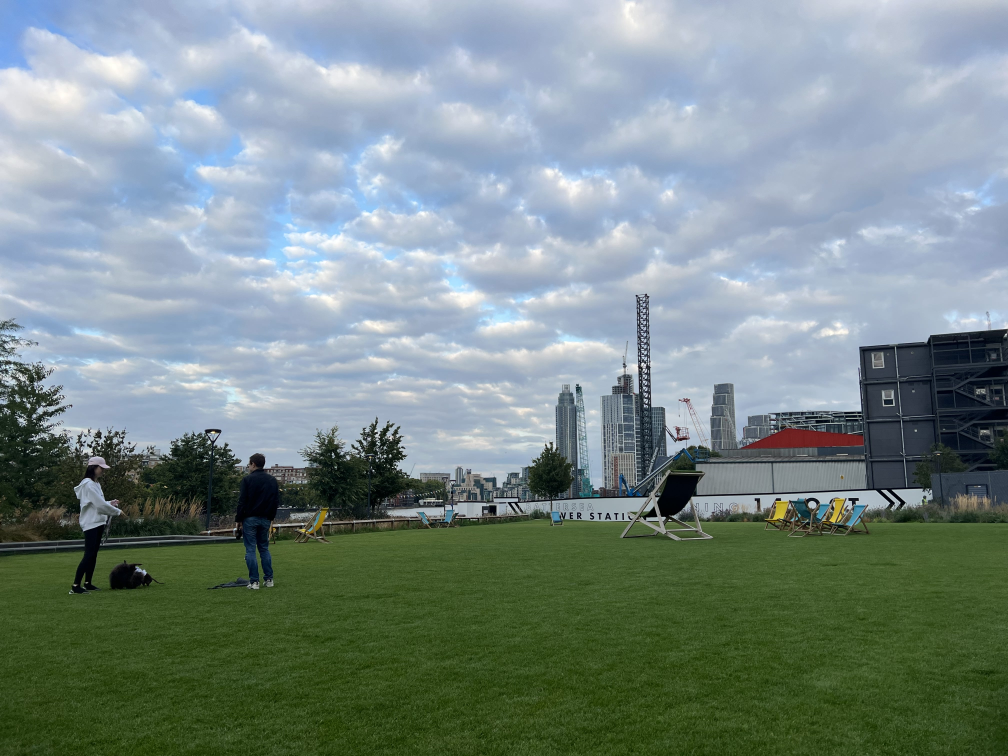
#> input picture ex3/img2.jpg, 4032 x 3024 px (shown at 1/4 size)
$ jupyter execute --allow-errors ex3.ipynb
#> lines starting #> are read from the running program, lines starting #| are printed output that depends on the picture; after the words box and inside, x2 and y2 are one past the last pixel; in counts of white or black regions, pixels touching at a corner belong together
# Dynamics, Networks and Computation 67562

# Exercise 3

*Gal Cesana 318510633*

## hopfield_sim_helper_functions

[cell 1]
from PIL import Image
import numpy as np

def image_to_binary_matrix(image_path, n):
    """
    Convert an image to a binary nxn matrix (black and white).

    Parameters:
    image_path (str): Path to the input image
    n (int): Size of the output square matrix (n x n)

    Returns:
    numpy.ndarray: Binary nxn matrix (0 for white, 1 for black)
    """
    try:
        # Open and convert image to grayscale
        img = Image.open(image_path).convert('L')

        # Resize image to nxn while maintaining aspect ratio
        img = img.resize((n, n), Image.Resampling.LANCZOS)

        # Convert image to numpy array
        img_array = np.array(img)

        # Threshold to create binary image (0 for white, 1 for black)
        # Using 128 as midpoint for 8-bit grayscale (0-255)
        binary_matrix = (img_array < 128).astype(int)

        return binary_matrix

    except FileNotFoundError:
        print(f"Error: Image file not found at {image_path}")
        return None
    except Exception as e:
        print(f"Error processing image: {str(e)}")
        return None


# [40 lines left out: function binary_matrix_to_image, not called in this run]

## Section 2: Hopfield Networks

### 2.1 Planting Memories in a Network and 2.2 Stochastic Update

[cell 2]
import numpy as np

class HopfieldNetwork:
    '''Hopfield Network with deterministic and stochastic update rules.'''
    def __init__(self, patterns):
        # patterns: list of binary ma trices (values 0 or 1) shape (n,n)
        self.patterns = [self._to_sign(p.flatten()) for p in patterns]
        self.N = self.patterns[0].size
        self.n = patterns[0].shape[0]
        self.W = self._create_weight_matrix(self.patterns)

    def _to_sign(self, x):
        # convert binary {0,1} to spin {-1,+1}
        return np.where(x==1, 1, -1)

    # [7 lines left out: function _create_weight_matrix, not called in this run]

    def energy(self, state):
        return -0.5 * state @ self.W @ state

    # [38 lines left out: functions deterministic_update, converge, stochastic_update, run_stochastic, apply_local_fields, not called in this run]

[cell 3]
# Load two example images
n = 16
img1 = image_to_binary_matrix('img1.jpg', n)
img2 = image_to_binary_matrix('img2.jpg', n)
#> call 2 of image_to_binary_matrix, with image_path = 'img2.jpg', n = 16
#> (the rest of this cell did not finish here and is left out)

#### 2.1 Planting Memories in a Network

Yes, the weight matrix successfully stores the two images as attractors. The network reliably converged from random initial conditions, meaning the system correctly retrieves one of the stored memories most of the time.

#### 2.2 Stochastic Update

At low β (high temperature), the system is highly random and fails to converge to a memory.
At higher β, the updates become more deterministic, and the system reliably converges to stored memories.
Thus, **β controls the tradeoff between exploration and convergence**: higher β improves retrieval quality.

### 2.3 Multiple Memories

[cell 4]
import matplotlib.pyplot as plt

image_files = ['img1.jpg','img2.jpg','img3.jpg','img4.jpg','img5.jpg','img6.png']


# Increase n for the bonus question
n = 16
patterns = [image_to_binary_matrix(path, n) for path in image_files]
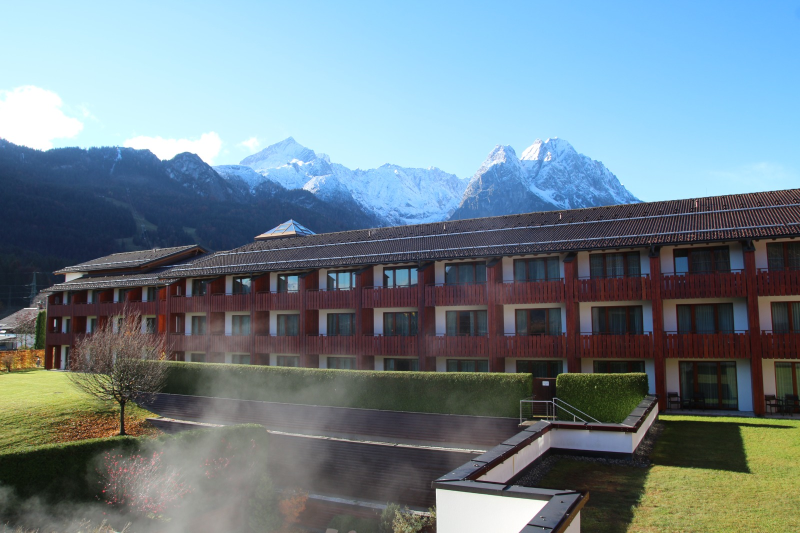
#> input picture ex3/img3.jpg, 1600 x 1066 px (shown at 1/2 size)
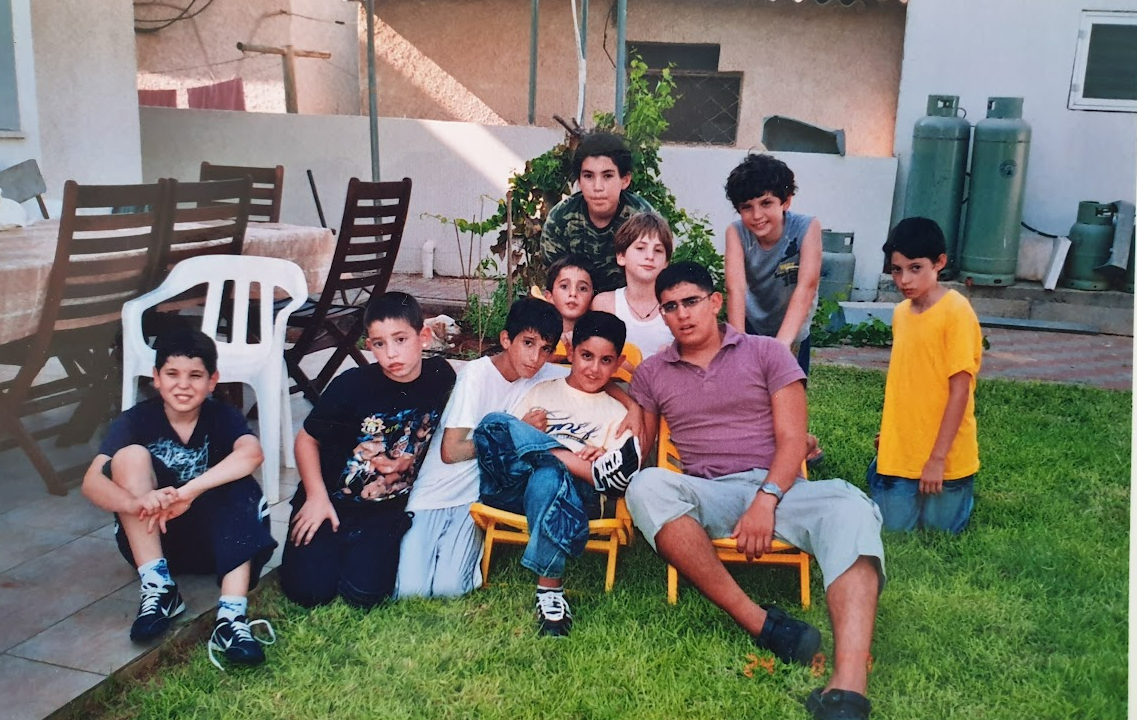
#> input picture ex3/img6.png, 1137 x 720 px
#> in image_to_binary_matrix (call 8), `img = Image.open(image_path).convert('L')`:
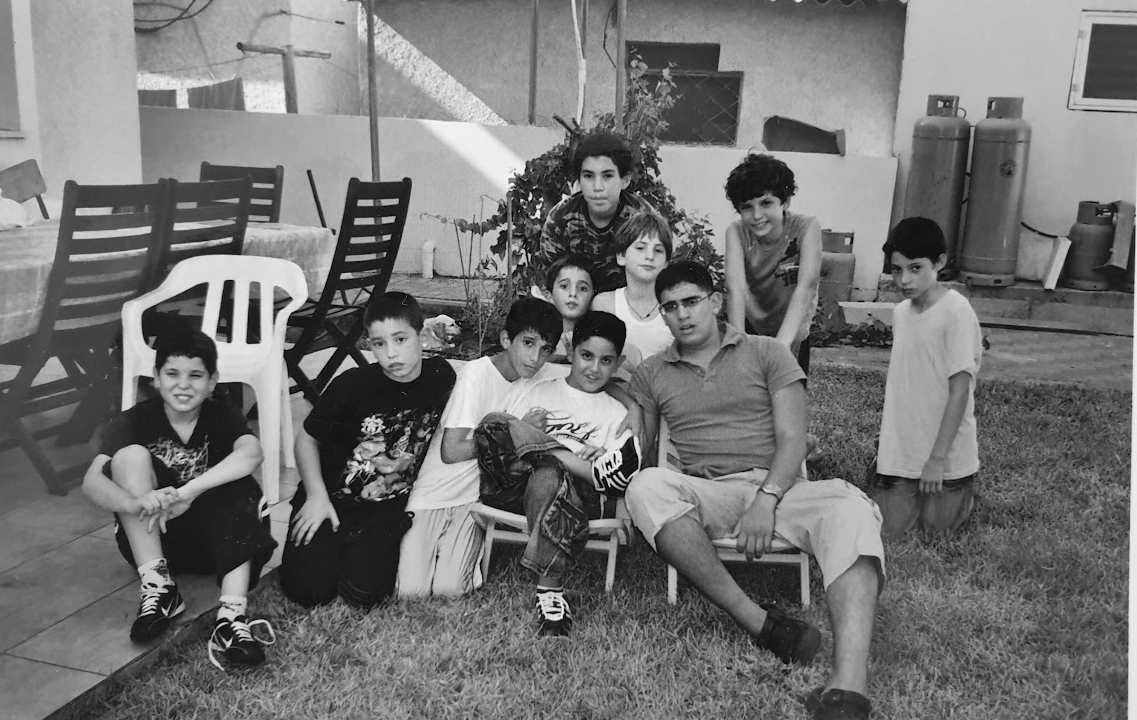
#> img: PIL image 1137x720 L; min 0, max 250, mean 116.5
#> in image_to_binary_matrix (call 8), `img = img.resize((n, n), Image.Resampling.LANCZOS)`:
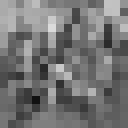
#> img: PIL image 16x16 L (shown 8 times larger); min 17, max 219, mean 116.4
#> patterns = 6 items
print(f"Loaded {len(patterns)} images as patterns (n={n})")
#| Loaded 6 images as patterns (n=16)

# Test retrieval for varying P
trials = 20
pattern_counts = list(range(2, len(patterns)+1))
#> pattern_counts = [2, 3, 4, 5, 6]
success_rates = []
#> (the rest of this cell did not finish here and is left out)

[cell 5]
import matplotlib.pyplot as plt

image_files = ['img1.jpg','img2.jpg','img3.jpg','img4.jpg','img5.jpg','img6.png']


# Increase n for the bonus question
n = 32
patterns = [image_to_binary_matrix(path, n) for path in image_files]
#> in image_to_binary_matrix (call 10), `binary_matrix = (img_array < 128).astype(int)`:
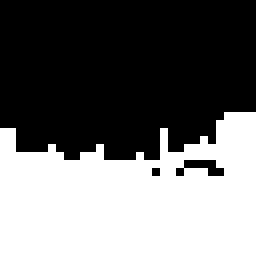
#> binary_matrix: shape (32, 32) int64 (shown 8 times larger); values 0 (black) and 1 (white), 43% white; 1 white region, box (x1, y1, x2, y2) and area: (0, 14, 32, 32) 440
#> in image_to_binary_matrix (call 11), `img = img.resize((n, n), Image.Resampling.LANCZOS)`:
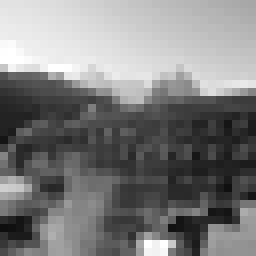
#> img: PIL image 32x32 L (shown 8 times larger); min 14, max 255, mean 125.3
#> in image_to_binary_matrix (call 11), `binary_matrix = (img_array < 128).astype(int)`: binary_matrix: shape (32, 32) int64; values 0 (black) and 1 (white), 56.2% white; 8 black regions (5 under 20 px), largest, box (x1, y1, x2, y2) and area: (0, 0, 32, 13) 360, (5, 24, 13, 32) 38, (26, 26, 32, 32) 26
#> in image_to_binary_matrix (call 14), `img = img.resize((n, n), Image.Resampling.LANCZOS)`:
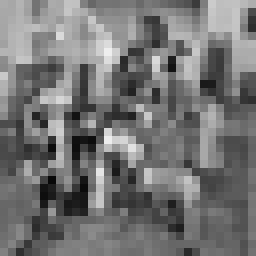
#> img: PIL image 32x32 L (shown 8 times larger); min 8, max 238, mean 116.4
#> in image_to_binary_matrix (call 14), `binary_matrix = (img_array < 128).astype(int)`:
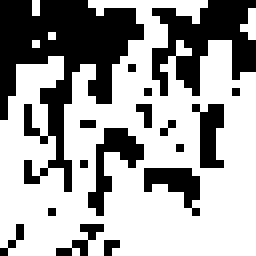
#> binary_matrix: shape (32, 32) int64 (shown 8 times larger); values 0 (black) and 1 (white), 63.8% white; 17 black regions (12 under 20 px), largest, box (x1, y1, x2, y2) and area: (0, 0, 18, 24) 185, (19, 0, 32, 12) 85, (11, 16, 18, 27) 29, (18, 21, 25, 27) 22, (24, 13, 28, 21) 20
print(f"Loaded {len(patterns)} images as patterns (n={n})")
#| Loaded 6 images as patterns (n=32)

# Test retrieval for varying P
trials = 20
pattern_counts = list(range(2, len(patterns)+1))
success_rates = []
#> (the rest of this cell did not finish here and is left out)

**Retrieval Rates for n = 16:**

| P (Patterns) | Correct/Trials | Rate  |
|-------------:|:--------------:|:-----:|
| 2            |  8/20          | 0.40  |
| 3            |  5/20          | 0.25  |
| 4            |  2/20          | 0.10  |
| 5            |  1/20          | 0.05  |
| 6            |  1/20          | 0.05  |

The network no longer reliably converges (i.e. success rate ≥50%) even for **P = 2** under fully random initial conditions and synchronous updates.  Beyond **P = 2**, the retrieval rate drops precipitously, falling below 10% for **P ≥ 4**.

**Retrieval Rates for n = 32 (Bonus):**

| P (Patterns) | Correct/Trials | Rate  |
|-------------:|:--------------:|:-----:|
| 2            | 12/20          | 0.60  |
| 3            |  8/20          | 0.40  |
| 4            |  4/20          | 0.20  |
| 5            |  0/20          | 0.00  |
| 6            |  0/20          | 0.00  |

Doubling the neuron count (n = 32 → N = 1024) increases the absolute storage capacity (theoretical limit ~142 patterns), and the retrieval rate for **P = 2** improves to 60%.  However, the rapid decline in performance with increasing P remains: the network still fails to reliably retrieve more than a very small number of patterns from random starts.

**Explanation:**
- Hopfield capacity grows linearly with N, but basins of attraction occupy only a tiny fraction of the 2^N state‐space.
- With more patterns, interference and spurious minima dominate, shrinking basins further.
- Even as N increases, purely random initial states rarely fall into a memory basin unless you use asynchronous updates or start near a stored pattern.

### 2.4 Local Fields

[cell 6]
patterns = [image_to_binary_matrix(path, 16) for path in image_files]
selected = patterns[:2]
selected = patterns
#> selected = 6 items
filtered_rates = []
d_vals = [3, 5, 7, 9, 11, 13, 15, 16]
#> (the rest of this cell did not finish here and is left out)

- **Retrieval rate is 0% for all tested window sizes** (\(d=3,5,7,9,11,13,15,16\)).
- **No attractor recall** occurs unless the local window encompasses nearly the entire image.

**Interpretation:**
- Restricting weights to a local \(d x d\) field removes the essential long-range correlations required for global pattern retrieval.
- Unless \(d\) spans the full network size, the Hopfield energy landscape loses the stored memory basins, preventing convergence to the original patterns.
- To recover associative-memory behavior, one must either restore global connectivity, use asynchronous updates, or initialize the network near a stored pattern.

## Section 3: Evolving Optimal Regulation in a Noisy Environment

[cell 7]
import numpy as np
import matplotlib.pyplot as plt

# Parameters
p = 0.5      # Probability of environment E1
b = 1.0      # Benefit of producing Z in E1
c = 0.2      # Cost of producing Z
r = 0.05     # Cost of regulation/sensing

# Reliability parameter q ranges from 0 (always wrong) to 1 (perfect)
q = np.linspace(0, 1, 1001)

# Expected fitness without regulation (always produce Z)
w_non = p * (b - c) + (1 - p) * (-c)

# Expected fitness with regulation (produce Z only if sensor indicates E1)
w_reg = p * q * (b - c) + (1 - p) * (1 - q) * (-c) - r

# Analytical threshold reliability above which regulation is beneficial
threshold = (p * (b - c) + r) / (p * (b - c) + (1 - p) * c)

# Plot 1: Expected fitness vs reliability
plt.figure()
plt.plot(q, w_non * np.ones_like(q))
plt.plot(q, w_reg)
plt.axvline(threshold)
plt.xlabel('Signal reliability $q$')
plt.ylabel('Expected Fitness')
plt.title('Expected Fitness vs Signal Reliability')
plt.legend(['No Regulation', 'Regulation', 'Threshold $q^*$'])
plt.show()
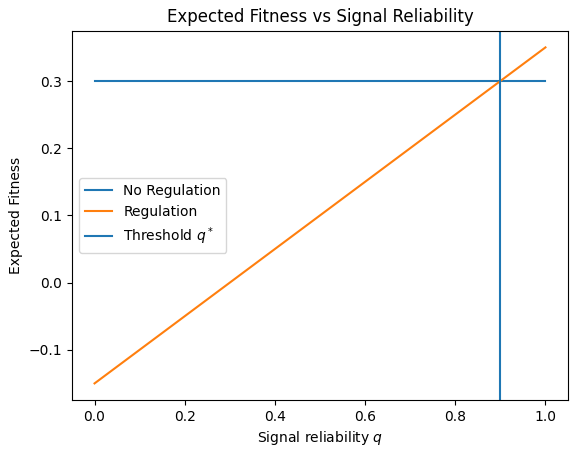
#> figure drawn by matplotlib, 1 panel; curve peaks at x = 1, y = 0.35

# Plot 2: Fitness difference vs reliability
plt.figure()
plt.plot(q, w_reg - w_non)
plt.axhline(0)
plt.axvline(threshold)
plt.xlabel('Signal reliability $q$')
plt.ylabel('Fitness Difference (Regulation - No Regulation)')
plt.title('Fitness Difference vs Signal Reliability')
plt.show()
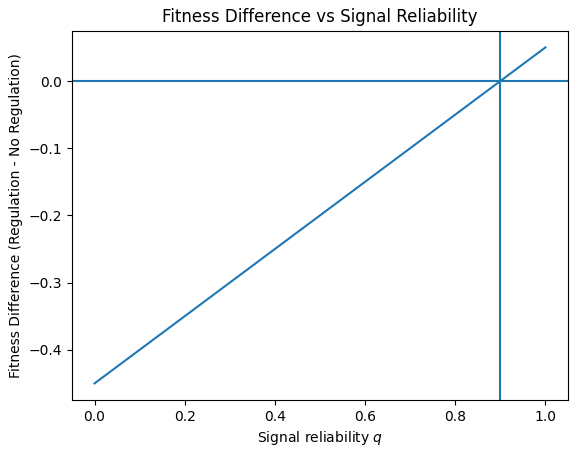
#> figure drawn by matplotlib, 1 panel; curve peaks at x = 1, y = 0.05

# Print threshold
threshold
